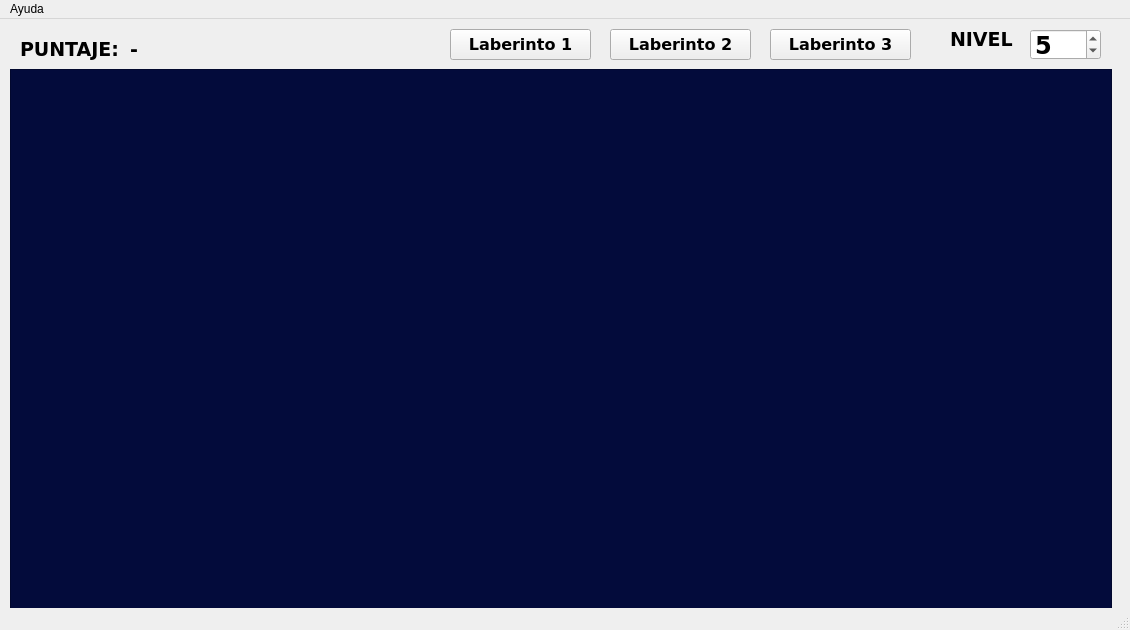
<?xml version="1.0" encoding="UTF-8"?>
<ui version="4.0">
 <class>MainWindow</class>
 <widget class="QMainWindow" name="MainWindow">
  <property name="geometry">
   <rect>
    <x>0</x>
    <y>0</y>
    <width>1130</width>
    <height>630</height>
   </rect>
  </property>
  <property name="windowTitle">
   <string/>
  </property>
  <property name="windowIcon">
   <iconset resource="imagenes.qrc">
    <normaloff>:/imagenes/iconfinder_Pacman_381603.png</normaloff>:/imagenes/iconfinder_Pacman_381603.png</iconset>
  </property>
  <widget class="QWidget" name="centralwidget">
   <widget class="QGraphicsView" name="graphicsView">
    <property name="enabled">
     <bool>true</bool>
    </property>
    <property name="geometry">
     <rect>
      <x>10</x>
      <y>50</y>
      <width>1102</width>
      <height>552</height>
     </rect>
    </property>
    <property name="maximumSize">
     <size>
      <width>1600</width>
      <height>800</height>
     </size>
    </property>
    <property name="styleSheet">
     <string notr="true">background-color: rgb(3, 11, 59);</string>
    </property>
   </widget>
   <widget class="QLabel" name="label">
    <property name="geometry">
     <rect>
      <x>20</x>
      <y>20</y>
      <width>111</width>
      <height>21</height>
     </rect>
    </property>
    <property name="font">
     <font>
      <family>Verdana</family>
      <pointsize>14</pointsize>
      <weight>75</weight>
      <bold>true</bold>
     </font>
    </property>
    <property name="text">
     <string>PUNTAJE:</string>
    </property>
   </widget>
   <widget class="QLabel" name="puntaje">
    <property name="geometry">
     <rect>
      <x>130</x>
      <y>20</y>
      <width>251</width>
      <height>21</height>
     </rect>
    </property>
    <property name="font">
     <font>
      <family>Verdana</family>
      <pointsize>14</pointsize>
      <weight>75</weight>
      <bold>true</bold>
     </font>
    </property>
    <property name="text">
     <string>-</string>
    </property>
   </widget>
   <widget class="QPushButton" name="L1">
    <property name="geometry">
     <rect>
      <x>450</x>
      <y>10</y>
      <width>141</width>
      <height>31</height>
     </rect>
    </property>
    <property name="font">
     <font>
      <family>Verdana</family>
      <pointsize>12</pointsize>
      <weight>75</weight>
      <bold>true</bold>
     </font>
    </property>
    <property name="text">
     <string>Laberinto 1</string>
    </property>
   </widget>
   <widget class="QPushButton" name="L2">
    <property name="geometry">
     <rect>
      <x>610</x>
      <y>10</y>
      <width>141</width>
      <height>31</height>
     </rect>
    </property>
    <property name="font">
     <font>
      <family>Verdana</family>
      <pointsize>12</pointsize>
      <weight>75</weight>
      <bold>true</bold>
     </font>
    </property>
    <property name="text">
     <string>Laberinto 2</string>
    </property>
   </widget>
   <widget class="QPushButton" name="L3">
    <property name="geometry">
     <rect>
      <x>770</x>
      <y>10</y>
      <width>141</width>
      <height>31</height>
     </rect>
    </property>
    <property name="font">
     <font>
      <family>Verdana</family>
      <pointsize>12</pointsize>
      <weight>75</weight>
      <bold>true</bold>
     </font>
    </property>
    <property name="text">
     <string>Laberinto 3</string>
    </property>
   </widget>
   <widget class="QSpinBox" name="nivel">
    <property name="geometry">
     <rect>
      <x>1030</x>
      <y>10</y>
      <width>71</width>
      <height>31</height>
     </rect>
    </property>
    <property name="font">
     <font>
      <family>Verdana</family>
      <pointsize>18</pointsize>
      <weight>75</weight>
      <bold>true</bold>
     </font>
    </property>
    <property name="minimum">
     <number>1</number>
    </property>
    <property name="maximum">
     <number>10</number>
    </property>
    <property name="value">
     <number>5</number>
    </property>
   </widget>
   <widget class="QLabel" name="label_2">
    <property name="geometry">
     <rect>
      <x>950</x>
      <y>0</y>
      <width>71</width>
      <height>41</height>
     </rect>
    </property>
    <property name="font">
     <font>
      <family>Verdana</family>
      <pointsize>14</pointsize>
      <weight>75</weight>
      <bold>true</bold>
     </font>
    </property>
    <property name="text">
     <string>NIVEL</string>
    </property>
   </widget>
  </widget>
  <widget class="QMenuBar" name="menubar">
   <property name="geometry">
    <rect>
     <x>0</x>
     <y>0</y>
     <width>1130</width>
     <height>21</height>
    </rect>
   </property>
   <widget class="QMenu" name="menuAyuda">
    <property name="title">
     <string>Ayuda</string>
    </property>
    <addaction name="actionAcerca_de"/>
   </widget>
   <addaction name="menuAyuda"/>
  </widget>
  <widget class="QStatusBar" name="statusbar"/>
  <action name="actionAcerca_de">
   <property name="icon">
    <iconset resource="imagenes.qrc">
     <normaloff>:/imagenes/about.svg</normaloff>:/imagenes/about.svg</iconset>
   </property>
   <property name="text">
    <string>Acerca de</string>
   </property>
   <property name="shortcut">
    <string>F1</string>
   </property>
  </action>
 </widget>
 <resources>
  <include location="imagenes.qrc"/>
 </resources>
 <connections/>
</ui>
